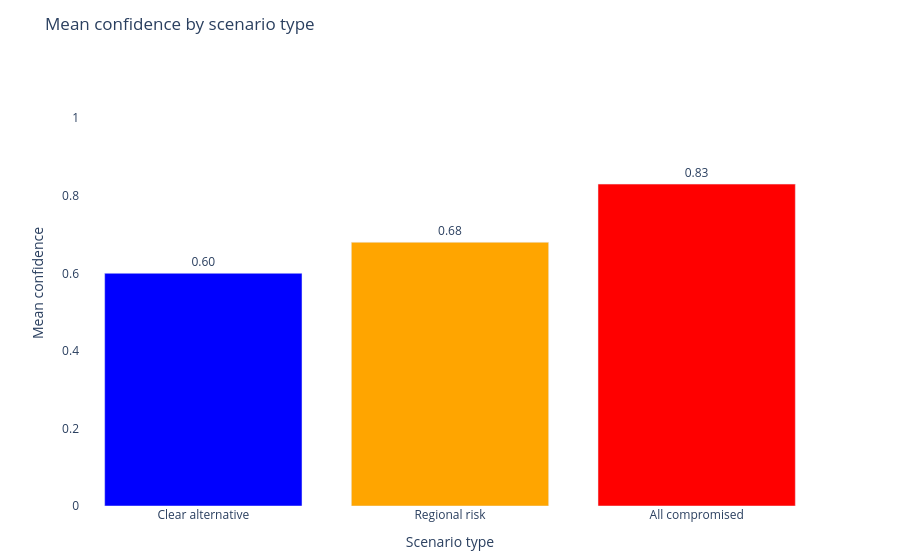

This figure's notebook cell:
### Markdown cell above
## 7. Confidence by scenario type

We expect highest confidence when one alternative is clearly better (clear_alternative band), lower confidence when regional risk affects multiple alternatives (regional_risk) and lowest when all alternatives have meaningful weaknesses (all_compromised).

### Code cell
band_order  = ["clear_alternative", "regional_risk", "all_compromised"]
band_labels = {
    "clear_alternative": "Clear alternative",
    "regional_risk":     "Regional risk",
    "all_compromised":   "All compromised",
}

band_summary = (
    results_df
    .groupby("band")
    .agg(
        mean_confidence=("confidence", "mean"),
        count          =("id",         "count"),
    )
    .reset_index()
)
band_summary["band"] = pd.Categorical(
    band_summary["band"], categories=band_order, ordered=True
)
band_summary = band_summary.sort_values("band")
band_summary["band_label"] = band_summary["band"].map(band_labels)
band_summary["mean_confidence"] = band_summary["mean_confidence"].round(2)

fig1 = go.Figure(go.Bar(
    x=band_summary["band_label"],
    y=band_summary["mean_confidence"],
    marker_color=["blue", "orange", "red"],
    text=[f"{v:.2f}" for v in band_summary["mean_confidence"]],
    textposition="outside",
))
fig1.update_layout(
    title="Mean confidence by scenario type",
    xaxis_title="Scenario type",
    yaxis_title="Mean confidence",
    yaxis=dict(range=[0, 1.15]),
    plot_bgcolor="white",
    paper_bgcolor="white",
    font=dict(size=12),
    margin=dict(t=60, b=40),
)
fig1.show()

print()
print(band_summary[["band_label", "mean_confidence", "count"]].to_string(index=False))

### Figure 1 — Plotly figure (JSON) as saved in the notebook; plotly's stock layout.template omitted (floating-point values rounded to 4 significant figures)
{"data": [{"marker": {"color": ["blue", "orange", "red"]}, "text": ["0.60", "0.68", "0.83"], "textposition": "outside", "type": "bar", "x": ["Clear alternative", "Regional risk", "All compromised"], "y": [0.6, 0.68, 0.83]}], "layout": {"font": {"size": 12}, "margin": {"b": 40, "t": 60}, "paper_bgcolor": "white", "plot_bgcolor": "white", "title": {"text": "Mean confidence by scenario type"}, "xaxis": {"title": {"text": "Scenario type"}}, "yaxis": {"range": [0, 1.15], "title": {"text": "Mean confidence"}}}}
